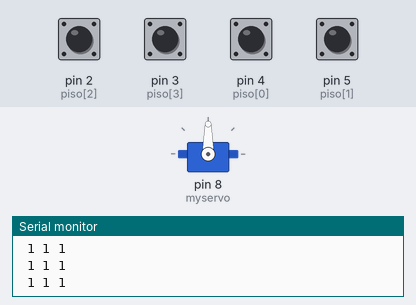
The sketch below on a simulated Arduino Uno, built with avr-gcc and run on an emulated ATmega328P. Parts: servo, the last lines printed to the serial monitor. The inputs (shaded band) are chosen by the test bench; at power-on: pin 2 (piso[2]), pin 3 (piso[3]), pin 4 (piso[0]), pin 5 (piso[1]) HIGH.

Above: at 1.2 s.
1.3 s: pin 3 (piso[3]) pulled LOW for 1 s
At 2.0 s:
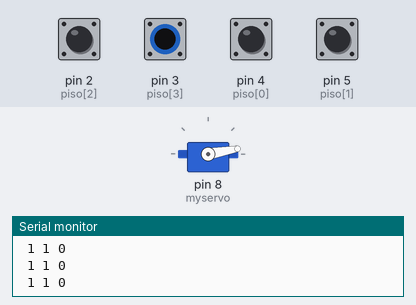
3.8 s: pin 4 (piso[0]) pulled LOW for 0.15 s
At 5.1 s:
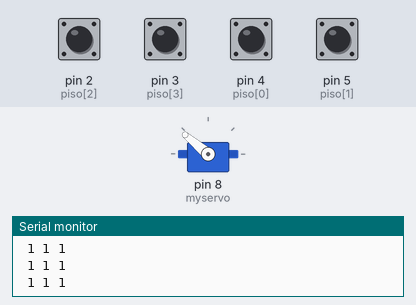
Timing chart, 0 to 6.8 s (numbered marks = the images above; inputs shaded):
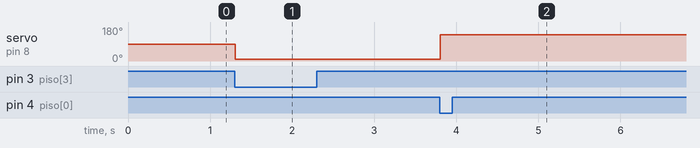

Measured:
- after the input at 1.3 s, servo on pin 8 (myservo): 90° → 10° at once
- after the input at 3.8 s, servo on pin 8 (myservo): 10° → 140° at once

The sketch:

Knob111.ino
```cpp
#include <Servo.h>
Servo myservo;
int piso[4] = {4, 5, 2, 3};
int st1[4];
void setup() {
  Serial.begin(9600);
  pinMode(piso[0], INPUT_PULLUP);
  pinMode(piso[1], INPUT_PULLUP);
  pinMode(piso[2], INPUT_PULLUP);
  pinMode(piso[3], INPUT_PULLUP);

  myservo.attach(8);
}
void loop() {
  if (digitalRead(piso[0]) == 0) {
  myservo.attach(8);
    myservo.write(140);
    delay(500);
    myservo.detach();
    delay(500);
  }
  if (digitalRead(piso[3]) == 0) {
    myservo.write(10);
    delay(15);
  }
  if(digitalRead(piso[1])==0){
    myservo.write(90);
   delay(15);
    }
  Serial.print(" ");
  Serial.print(digitalRead(piso[1]));
  Serial.print(" ");
  Serial.print(digitalRead(piso[2]));
  Serial.print(" ");
  Serial.println(digitalRead(piso[3]));
  //myservo.write(180);
  // delay(15);
}
```
